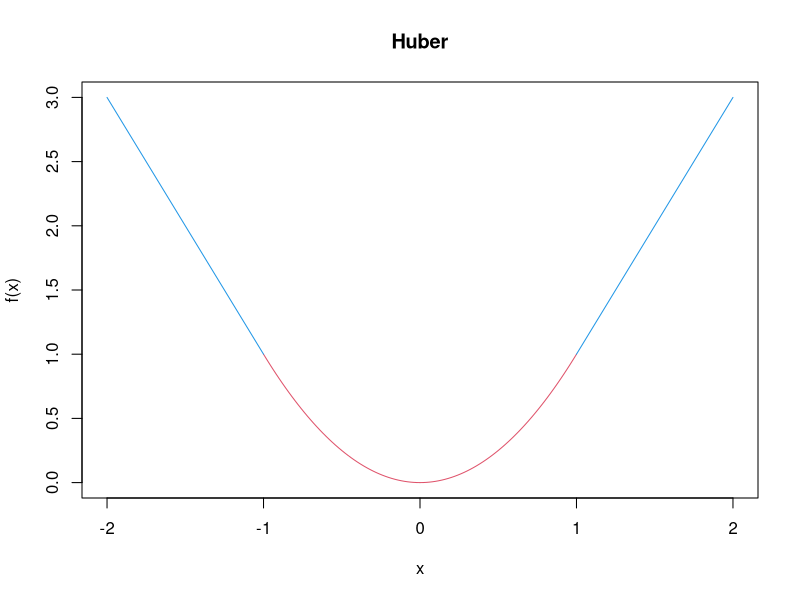
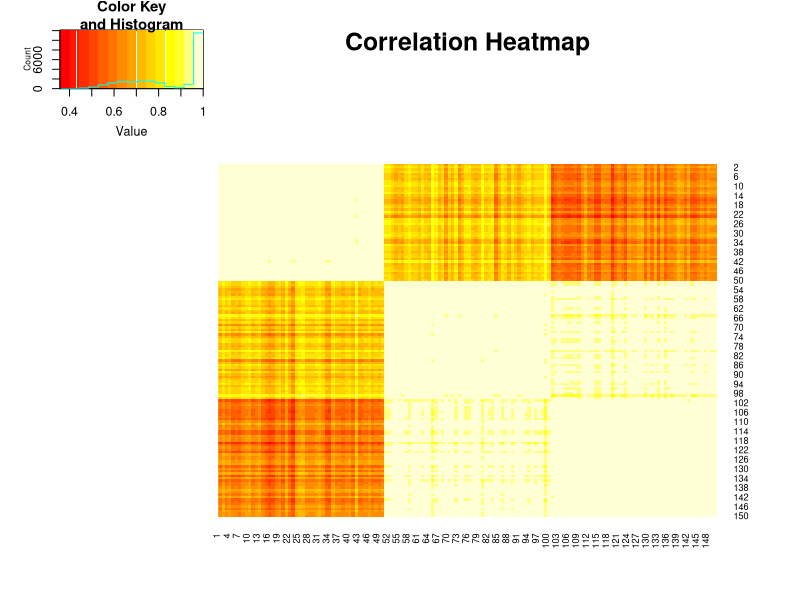
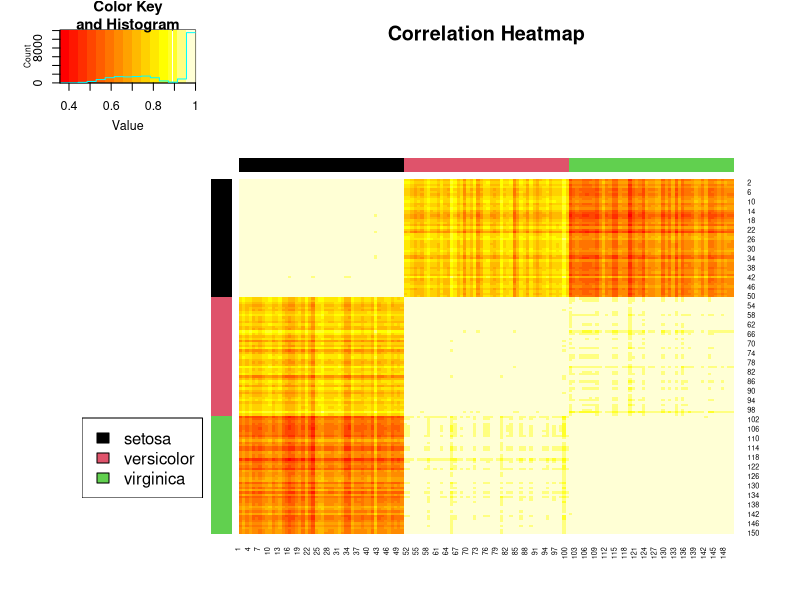
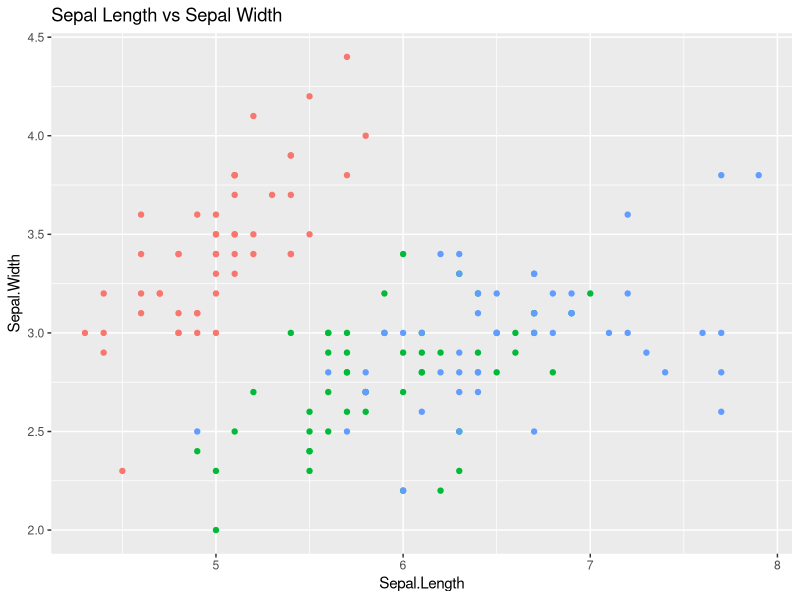
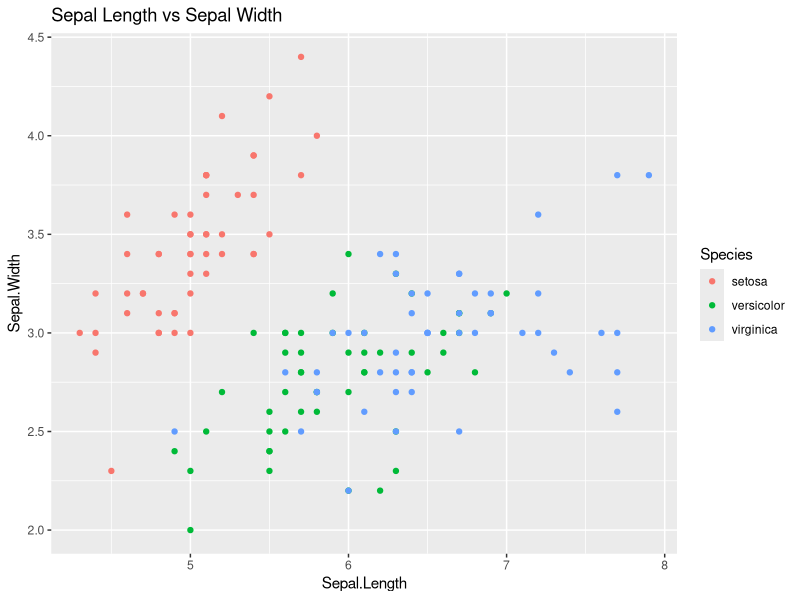
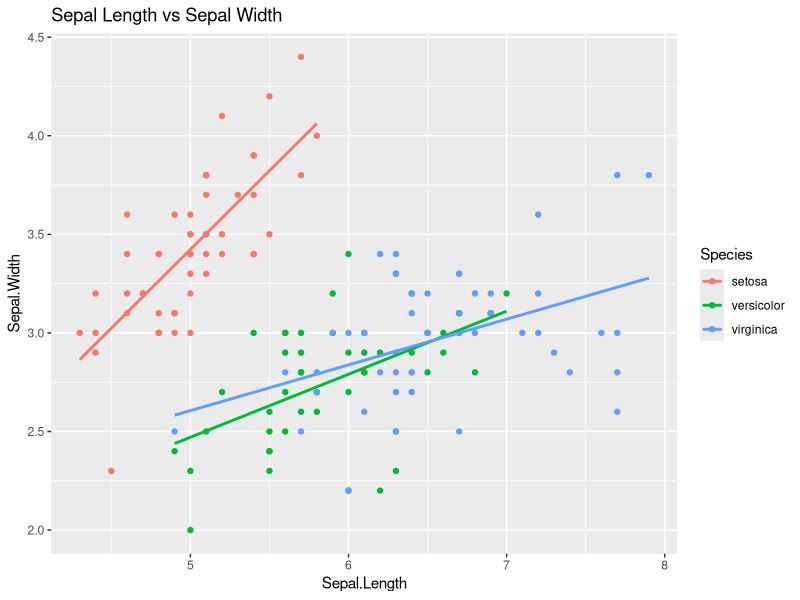
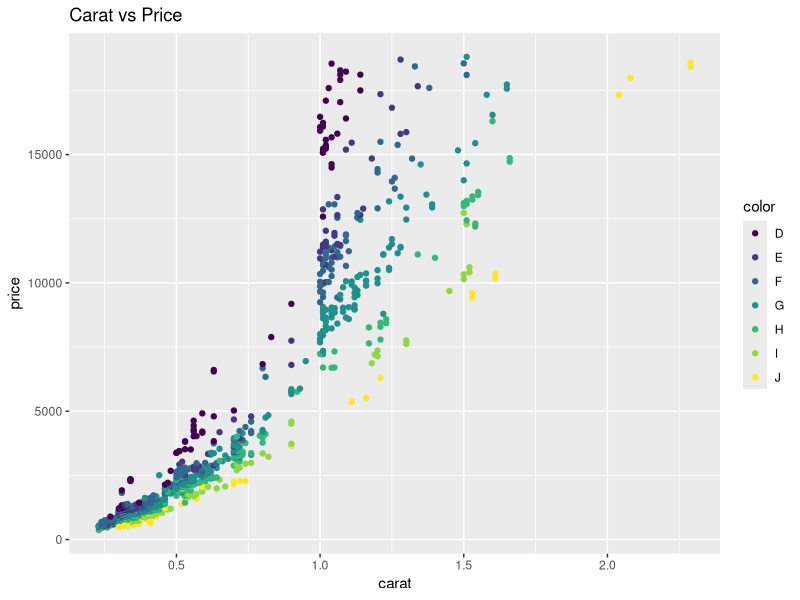
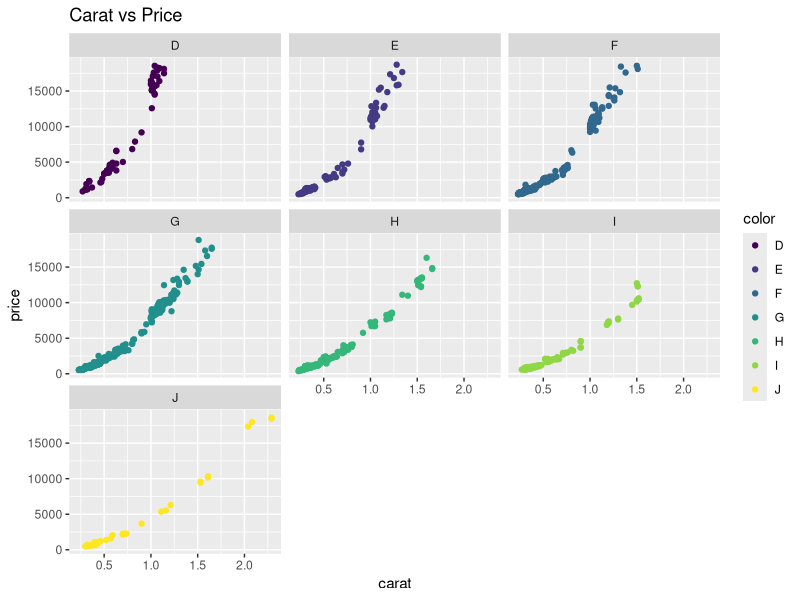

Here is the R script that generated these plots, in order:
## ---- chunk 1
knitr::opts_chunk$set(echo = TRUE)
options(stringsAsFactors = FALSE) ## prevent read in string data to factors.
library(tidyverse)
library(ggrepel)
library(gplots)
## ---- chunk 2

set.seed(32611)
xs <- replicate(4, runif(10), simplify = FALSE)
ws <- replicate(4, rpois(10, 5) + 1, simplify = FALSE)

fnc <- function(x,y){
  sum((x^2)/(y^2))
}

vec <- mapply(fnc, xs, ws)

vec

## ---- chunk 3
k <- 5
set.seed(32611)
alist <- replicate(k,sample(k,5,replace = TRUE), simplify = FALSE)

Reduce(intersect, alist)

## ---- chunk 4

fncv <- function(x){
  ifelse(
    abs(x)<=1, x^2, 2*abs(x)-1
  )
}

curve(fncv, from = -1, to = 1, main="Huber", xlab="x", ylab="f(x)", col = "2", xlim=c(-2,2), ylim=c(0,3))
curve(fncv, from = 1, to = 2, col = "4", add = TRUE)
curve(fncv, from = -2, to = -1, col = "4", add = TRUE)

## ---- chunk 5
data(iris)

iris %>% 
  group_by(Species) %>% 
  summarize(
    "Mean Petal Length" = mean(Petal.Length)
  )

## ---- chunk 6

iris %>% 
  group_by(Species) %>% 
  summarize_all(.funs = c(Mean="mean")
  )

## ---- chunk 7

df <- iris %>% 
    
  summarise(
    a = (max(Sepal.Length) - min(Sepal.Length)),
    b = (max(Sepal.Width) - min(Sepal.Width)),
    c = (max(Petal.Length) - min(Petal.Length)),
    d = (max(Petal.Width) - min(Petal.Width))
  )
  
c(t(df))

## ---- chunk 8
iris %>% 
    
  summarize(
    "Sepal Length/Max" = Sepal.Length / max(Sepal.Length),
    "Sepal Width/Max" = Sepal.Width / max(Sepal.Width),
    "Petal Length/Max" = Petal.Length / max(Petal.Length),
    "Petal Width/Max" = Petal.Width / max(Petal.Width)
  ) %>% 
  slice(1:6)

## ---- chunk 9

library(gplots)

iriscor <- cor(t(iris[,1:4]), method = "pearson")
  
heatmap.2(iriscor, trace= "none", scale = "none", Colv=NA, Rowv=NA, main = "Correlation Heatmap")

## ---- chunk 10

library(gplots)

species <- iris$Species
color0 <- species
levels(color0) <- palette()[1:length(levels(species))]
color1 <- as.character(color0)

iriscor <- cor(t(iris[,1:4]), method = "pearson")
  
heatmap.2(iriscor, trace= "none", scale = "none", Colv=NA, Rowv=NA, RowSideColors = color1, ColSideColors = color1, main = "Correlation Heatmap")
legend("bottomleft", legend=levels(species), fill=levels(color0))

## ---- chunk 11

ggplot(iris) +
  aes(x=Sepal.Length, y=Sepal.Width, color=Species) +
  geom_point() +
  theme(legend.position = "none") +
  labs(title = "Sepal Length vs Sepal Width") 
 
## ---- chunk 12

ggplot(iris) +
  aes(x=Sepal.Length, y=Sepal.Width, color=Species) +
  geom_point() +
  labs(title = "Sepal Length vs Sepal Width")

## ---- chunk 13

ggplot(iris) +
  aes(x=Sepal.Length, y=Sepal.Width, color=Species) +
  geom_point() +
  geom_smooth(method = "lm", fill = NA) +
  labs(title = "Sepal Length vs Sepal Width")

## ---- chunk 14
library(ggplot2)
data(diamonds)
## ---- chunk 15
diamonds.subset <- subset(x = diamonds, subset = clarity == "IF")
## ---- chunk 16

ggplot(diamonds.subset) +
  aes(x = carat, y = price, color = color) +
  geom_point() +
  labs(title = "Carat vs Price")

## ---- chunk 17

ggplot(diamonds.subset) +
  aes(x = carat, y = price, color = color) +
  geom_point() +
  facet_wrap( ~ color) +
  labs(title = "Carat vs Price")

## ---- chunk 18

ds <- diamonds.subset %>% 
  mutate(size = (x*y*z)) %>% 
  group_by(color) %>% 
  mutate(max = max(size)) %>% 
  ungroup() %>% 
  mutate(label = ifelse(size < max, "", paste0("H-",color)))

ggplot(ds) +
  aes(x = carat, y = price, size = size, color =  color, label=max(rownames(diamonds.subset))) +
  geom_point() +
  geom_label_repel(aes(label=label), color="red", size=3.5) +
  labs(title = "Carat vs Price")
  

## ---- chunk 19

ggplot(diamonds.subset) +
  aes(x = carat, y = price, color = color) +
  geom_point() +
  geom_smooth() +
  labs(title = "Carat vs Price")

## ---- chunk 20

ggplot(diamonds.subset) +
  aes(x = color, y = (price/carat), color = color) +
  geom_boxplot() +
  geom_jitter(alpha=.5) +
  labs(title = "Price/Carat Ratio by Color")

## ---- chunk 21

ggplot(diamonds.subset) +
  aes(x=price, bins=20) +
  geom_histogram(aes(fill=cut)) +
  facet_wrap(~ color) +
  theme_bw() +
  theme(axis.text.x = element_text(angle = 90, vjust = 0.5, hjust=1)) +
  labs(title = "Price-Cut Histogram")

## ---- chunk 22

ggplot(diamonds.subset) +
  aes(x=color, bins=20) +
  geom_bar(aes(fill=cut), position="dodge") +
  coord_flip() +
  labs(title = "Color-Cut Barplot")
